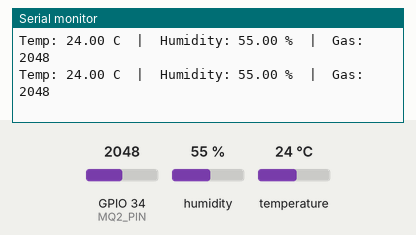
Bench run of a sketch on a simulated ESP32. Shown: the last lines printed to the serial monitor. The test bench sets the inputs (shaded band); at power-on: humidity 55 %, GPIO 34 (MQ2_PIN) = 2048, temperature 24 °C.

Above: at 2.8 s.
2.9 s: humidity set to 22 %
At 4.4 s:
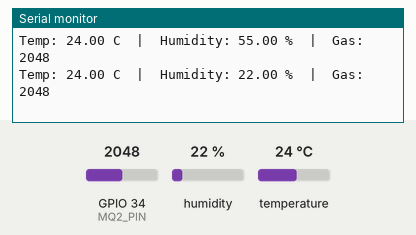
5.6 s: GPIO 34 (MQ2_PIN) set to 2866
At 6.8 s:
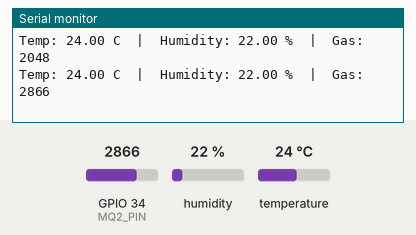
8.3 s: temperature set to 12 °C
At 10.8 s:
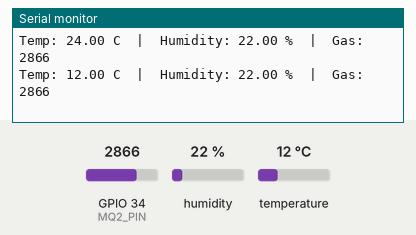
11.0 s: GPIO 34 (MQ2_PIN) set to 3603
At 12.8 s:
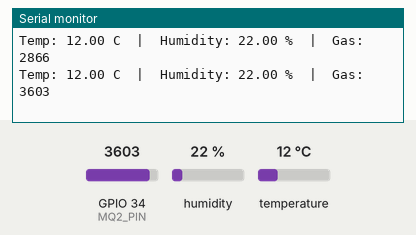
13.7 s: humidity set to 40 %
At 15.2 s:
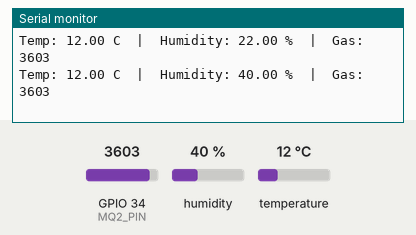
Timing chart, 0 to 16.7 s (numbered marks = the images above; inputs shaded):
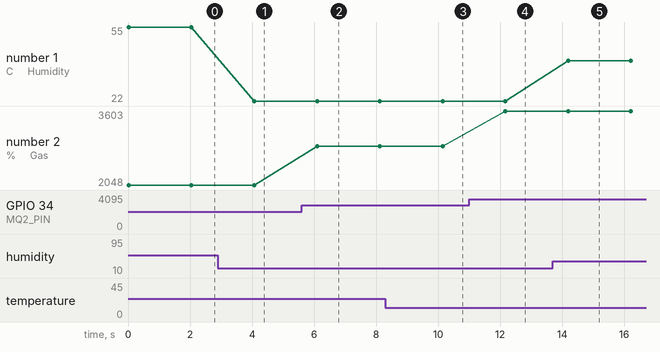

Measured:
- after the input at 2.9 s, the serial monitor: prints a new line after 1.2 s (image 1)
- after the input at 5.6 s, the serial monitor: prints a new line after 0.49 s (image 2)
- after the input at 8.3 s, the serial monitor: prints a new line after 1.8 s (image 3)
- after the input at 11.0 s, the serial monitor: prints a new line after 1.2 s (image 4)
- after the input at 13.7 s, the serial monitor: prints a new line after 0.49 s (image 5)
- plotted number 1: 55 → 22 after the input at 2.9 s, 22 → 40 after the input at 13.7 s
- plotted number 2: 2048 → 2866 after the input at 5.6 s, 2866 → 3603 after the input at 11.0 s

The sketch:

combine.ino
```cpp
#include <DHT.h>

#define DHTPIN 4
#define DHTTYPE DHT11
#define MQ2_PIN 34

DHT dht(DHTPIN, DHTTYPE);

void setup() {
  Serial.begin(9600);
  dht.begin();
}

void loop() {

  float temp = dht.readTemperature();
  float hum = dht.readHumidity();
  int gasValue = analogRead(MQ2_PIN);

  Serial.print("Temp: ");
  Serial.print(temp);
  Serial.print(" C  |  Humidity: ");
  Serial.print(hum);
  Serial.print(" %  |  Gas: ");
  Serial.println(gasValue);

  delay(2000);
}
```
